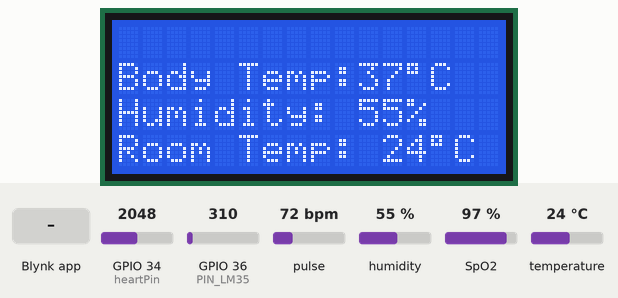
Simulated run of this sketch. Board: ESP32. Shown: 16×4 character LCD. The inputs (shaded band) are chosen by the test bench; at power-on: GPIO 34 (heartPin) = 2048, GPIO 36 (PIN_LM35) = 310, pulse 72 bpm, humidity 55 %, SpO2 97 %, temperature 24 °C. WiFi joins after 1.5 s; servers stay silent unless stated; what the sketch prints to the serial monitor is not drawn.

Above: at 3.5 s.
3.6 s: Blynk app writes 1 to V6
At 4.5 s:
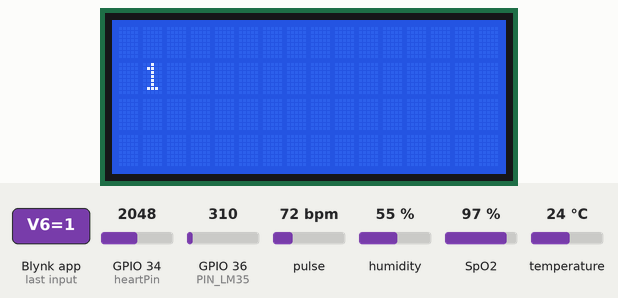
At 14.0 s:
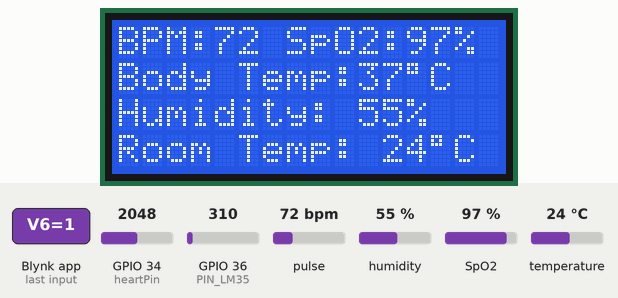
Timing chart, 0 to 15.1 s (numbered marks = the images above; inputs shaded):
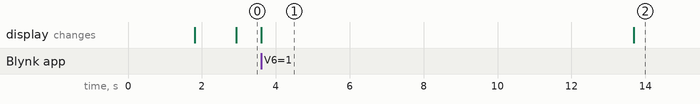

Measured:
- after the input at 3.6 s, the display: changes at once (image 1)
- what the display in image 1 shows lasts 10.1 s, from 3.6 s to 13.7 s

The sketch:

covid_patient_monitor.ino
```cpp
#include <Wire.h>
#include "MAX30100_PulseOximeter.h"
#include <SimpleTimer.h>
#define BLYNK_PRINT Serial
#include <WiFi.h>
#include <WiFiClient.h>
#include <BlynkSimpleEsp32.h>
#include <LiquidCrystal_I2C.h>
#include "DHT.h"

#define DHTPIN 18
#define DHTTYPE DHT11

const int heartPin = 34;

// Replace with your own credentials. Never upload real tokens publicly.
char auth[] = "YOUR_BLYNK_AUTH_TOKEN";
char ssid[] = "YOUR_WIFI_NAME";
char pass[] = "YOUR_WIFI_PASSWORD";

DHT dht(DHTPIN, DHTTYPE);
LiquidCrystal_I2C lcd(0x27, 16, 4);
WidgetLCD lcd1(V5);

#define ADC_VREF_mV 5000.0
#define ADC_RESOLUTION 4096.0
#define PIN_LM35 36

SimpleTimer timer;
PulseOximeter pox;
uint32_t tsLastReport = 0;
uint32_t tempReport = 0;

BLYNK_WRITE(V6)
{
  String text = param.asStr();
  Serial.print(text + "\n");
  lcd.clear();
  lcd.setCursor(1, 1);
  lcd.print(text);
  delay(10000);
}

void setup()
{
  Serial.begin(115200);
  Blynk.begin(auth, ssid, pass, "blynk.iot-cm.com", 8080);
  lcd.begin();
  lcd.backlight();
  dht.begin();
  pox.begin();
  Serial.print("Initializing Pulse Oximeter..");
  if (!pox.begin()) {
    Serial.println("FAILED");
    for (;;);
  } else {
    Serial.println("SUCCESS");
  }
  timer.setInterval(2000L, bpm);
  timer.setInterval(1000L, ecg);
  timer.setInterval(1000L, btemp);
  timer.setInterval(1000L, rtemp);
}

void loop()
{
  pox.update();
  Blynk.run();
  timer.run();
}

void bpm()
{
  pox.update();
  lcd.setCursor(0, 0);
  lcd.print("BPM:");
  lcd.print(int(pox.getHeartRate()));
  lcd.setCursor(6, 0);
  lcd.print(" SpO2:");
  lcd.print(pox.getSpO2());
  lcd.print("%");
  Blynk.virtualWrite(V0, int(pox.getHeartRate()));
  Blynk.virtualWrite(V1, pox.getSpO2());
  Serial.print("BPM");
  Serial.print(int(pox.getHeartRate()));
  Serial.print(" Sp02");
  Serial.print(pox.getSpO2());
}

void ecg()
{
  pox.update();
  int heartValue = analogRead(heartPin);
  Blynk.virtualWrite(V5, heartValue);
}

void btemp()
{
  pox.update();
  int adcVal = analogRead(PIN_LM35);
  int milliVolt = adcVal * (ADC_VREF_mV / ADC_RESOLUTION);
  int tempC = (milliVolt / 10);
  lcd.setCursor(0, 1);
  lcd.print("Body Temp:");
  lcd.print(tempC);
  lcd.print("\337C");
  Blynk.virtualWrite(V2, tempC);
  Serial.print(" Body Temperature");
  Serial.print(tempC);
}

void rtemp()
{
  pox.update();
  int h = dht.readHumidity();
  int t = dht.readTemperature();
  lcd.setCursor(16, 0);
  lcd.print("Humidity: ");
  lcd.print(h);
  lcd.print("%");
  lcd.setCursor(16, 1);
  lcd.print("Room Temp: ");
  lcd.print(t);
  lcd.print("\337C");
  Blynk.virtualWrite(V4, h);
  Blynk.virtualWrite(V3, t);
  Serial.print(" humidity");
  Serial.print(h);
  Serial.print(" room temp");
  Serial.println(t);
}
```
